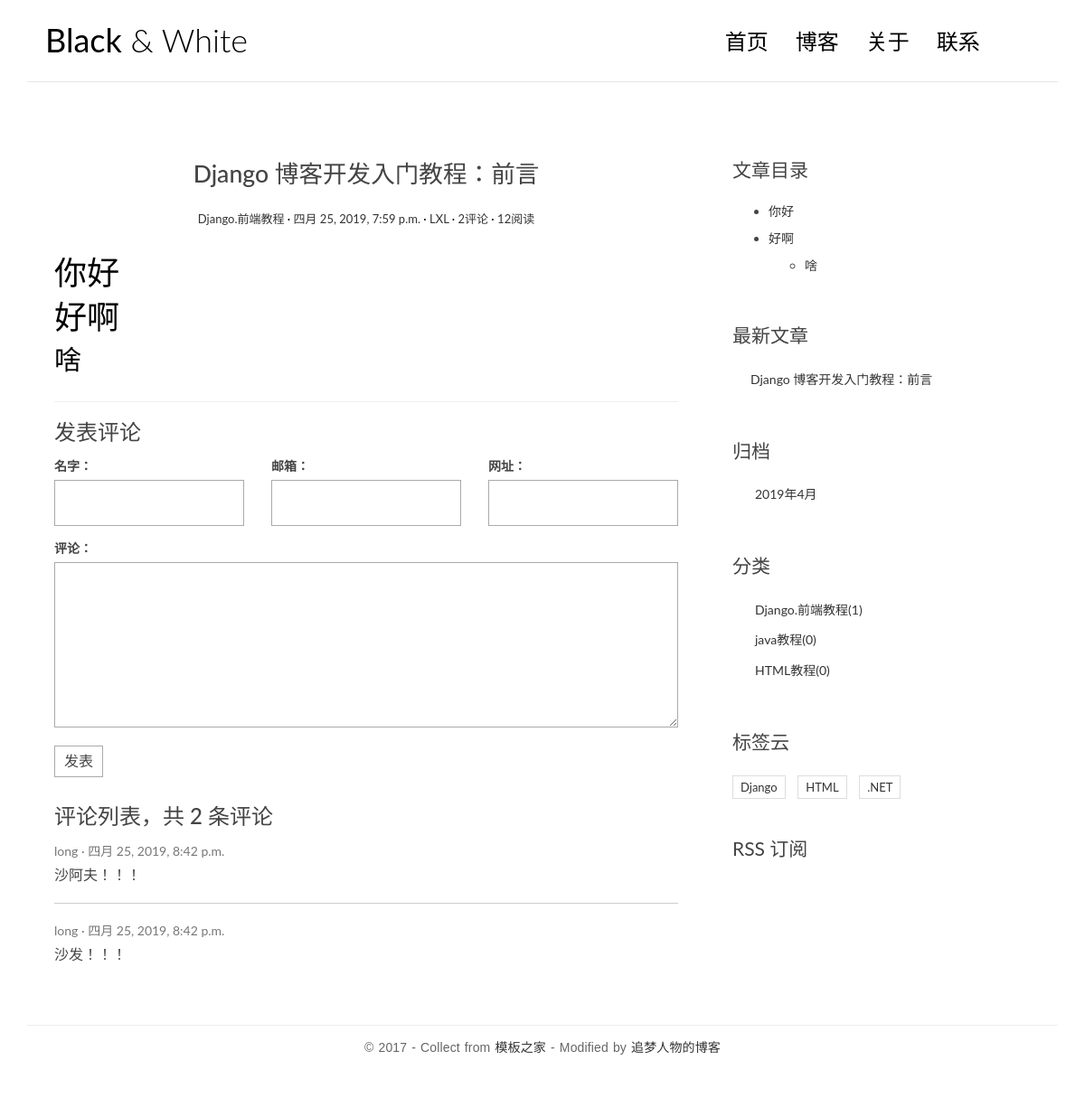
Page /blogstystem/single/1/ on the committed database.
### blogstystem/models.py (models this page shows, shortened)
class Article(models.Model):
    aname=models.CharField(max_length=90)  #名字
    acontent=models.TextField()  #内容
    atime=models.DateTimeField(auto_now_add=True)    #创建时间
    axtime=models.DateTimeField(auto_now_add=True)  #修改时间
    apageview=models.IntegerField(default=0) #阅读量
    alei=models.ForeignKey('Fei',on_delete=models.CASCADE)  #分类
    auser_id=models.ForeignKey('Users',on_delete=models.CASCADE)  #用户
    larticle_id = models.ManyToManyField(to='Ladel')  #标签云

class Fei(models.Model):
    fname=models.CharField(max_length=30)
    def __str__(self):
        return self.fname

class Users(models.Model):
    uname=models.CharField(max_length=21)
    upasswd = models.CharField(max_length=21)
    def __str__(self):
        return self.uname

class Comment(models.Model):
    crname=models.CharField(max_length=20)
    cemail=models.EmailField(blank=True)
    chttp=models.CharField(max_length=30)
    cname=models.TextField()
    ctime=models.DateTimeField(auto_now_add=True)  #时间
    carticle_id=models.ForeignKey('Article',on_delete=models.CASCADE)

class Ladel(models.Model):
    lname=models.CharField(max_length=60)

### blogstystem/views.py (the view)
# urls.py: url(r'^single/(\d+)/$',views.single,name='single'),
def single(request,id):
    wz=Article.objects.get(pk=id)
    wz.apageview+=1
    wz.save()
    md = markdown.Markdown(extensions=[
        'markdown.extensions.extra',
        'markdown.extensions.codehilite',
        'markdown.extensions.toc'
    ])
    wz.acontent= md.convert(wz.acontent)
    wz.toc = md.toc
    bq=wz.larticle_id.all()
    now_time = datetime.datetime.now()
    lei = Fei.objects.all()
    zxwz = Article.objects.order_by('-atime')[:3]
    gd = Article.objects.dates("atime", "month", order="DESC")[:3]
    return render(request,'demo1/single.html',{'wz':wz,'zxwz':zxwz,'lei':lei,'bq':bq,'ntime':now_time,'gd':gd})

### templates/demo1/single.html (shortened to what this page needs)
<!DOCTYPE html>
<html>
<head>
    <link rel="stylesheet" href="/static/css/bootstrap.min.css">
    <link rel="stylesheet" href="http://code.ionicframework.com/ionicons/2.0.1/css/ionicons.min.css">
    <link rel="stylesheet" href="/static/css/pace.css">
    <link rel="stylesheet" href="/static/css/custom.css">
</head>
<body id="single">
<div class="container">
    <header id="site-header">
        <div class="row">
            <div class="col-md-4 col-sm-5 col-xs-8">
                <div class="logo">
                    <h1><a href="index.html"><b>Black</b> &amp; White</a></h1>
                </div>
            </div>
            <div class="col-md-8 col-sm-7 col-xs-4">
                <nav class="main-nav" role="navigation">
                    <div class="collapse navbar-collapse" id="bs-example-navbar-collapse-1">
                        <ul class="nav navbar-nav navbar-right">
                            <li class="cl-effect-11"><a href="{% url 'blogstystem:index' %}" data-hover="首页">首页</a></li>
                            <li class="cl-effect-11"><a href="{% url 'blogstystem:fullw' %}" data-hover="博客">博客</a></li>
                            <li class="cl-effect-11"><a href="{% url 'blogstystem:about' %}" data-hover="关于">关于</a></li>
                            <li class="cl-effect-11"><a href="{% url 'blogstystem:contact' %}" data-hover="联系">联系</a></li>
                        </ul>
                    </div>
                </nav>
            </div>
        </div>
    </header>
</div>
<div class="content-body">
    <div class="container">
        <div class="row">
            <main class="col-md-8">
                <article class="post post-1">
                    <header class="entry-header">
                        <h1 class="entry-title">{{wz.aname}}</h1>
                        <div class="entry-meta">
                            <span class="post-category"><a href="#">{{wz.alei}}</a></span>
                            <span class="post-date"><a href="#"><time class="entry-date"
                                                                      datetime="2012-11-09T23:15:57+00:00">{{wz.atime}}</time></a></span>
                            <span class="post-author"><a href="#">{{wz.auser_id}}</a></span>
                            <span class="comments-link"><a href="#">{{wz.comment_set.all|length }}评论</a></span>
                            <span class="views-count"><a href="#">{{wz.apageview}}阅读</a></span>
                        </div>
                    </header>
                    <div class="entry-content clearfix">
                        {{wz.acontent|safe}}
                    </div>
                </article>
                <section class="comment-area" id="comment-area">
                    <hr>
                    <h3>发表评论</h3>
                    <form action="{% url 'blogstystem:comment' wz.id %}" method="post" class="comment-form">
                        <div class="row">
                            <div class="col-md-4">
                                <label for="id_name">名字：</label>
                                <input type="text" id="id_name" name="name" required>
                            </div>
                            <div class="col-md-4">
                                <label for="id_email">邮箱：</label>
                                <input type="email" id="id_email" name="email" required>
                            </div>
                            <div class="col-md-4">
                                <label for="id_url">网址：</label>
                                <input type="text" id="id_url" name="url">
                            </div>
                            <div class="col-md-12">
                                <label for="id_comment">评论：</label>
                                <textarea name="comment" id="id_comment" required></textarea>
                                <button type="submit" class="comment-btn">发表</button>
                            </div>
                        </div>
                    </form>
                    <div class="comment-list-panel">
                        <h3>评论列表，共 <span>{{wz.comment_set.all|length }}</span> 条评论</h3>
                        <ul class="comment-list list-unstyled">
                            {% for i in wz.comment_set.all %}
                            <li class="comment-item">
                                <span class="nickname">{{i.crname}}</span>
                                <time class="submit-date" datetime="2012-11-09T23:15:57+00:00">{{i.ctime}}</time>
                                <div class="text">
                                    {{i.cname}}
                                </div>
                            </li>
                            {%empty%}
                                暂时还未有人评论！！！！！！
                            {% endfor %}
                        </ul>
                    </div>
                </section>
            </main>
            <aside class="col-md-4">
                <div class="widget widget-content">
                    <h3 class="widget-title">文章目录</h3>
                        {{wz.toc|safe}}
                </div>
                <div class="widget widget-recent-posts">
                    <h3 class="widget-title">最新文章</h3>
                    <ul>
                        {% for i in zxwz %}
                            <li>
                                <a href="{% url 'blogstystem:single' i.id %}">{{i.aname}}</a>
                            </li>
                        {% endfor %}
                    </ul>
                </div>
                <div class="widget widget-archives">
                    <h3 class="widget-title">归档</h3>
                    <ul>
                        {% for i in gd %}
                        <li>
                            <a href="{% url 'blogstystem:gd' i.year i.month %}">{{i.year}}年{{i.month}}月</a>
                        </li>
                        {% empty %}
                            <li>暂时没发表过文章</li>
                        {% endfor %}
                    </ul>
                </div>
                <div class="widget widget-category">
                    <h3 class="widget-title">分类</h3>
                    <ul>
                        {% for i in lei %}
                            <li>
                                <a href="{% url 'blogstystem:leibie' i.id %}">{{i.fname}}<span class="post-count">({{i.article_set.all|length}})</span></a>
                            </li>
                        {% endfor %}
                    </ul>
                </div>
                <div class="widget widget-tag-cloud">
                    <h3 class="widget-title">标签云</h3>
                    <ul>
                        {% for i in bq %}
                            <li>
                                <a href="{% url 'blogstystem:bqian' i.id %}">{{i.lname}}</a>
                            </li>
                        {% endfor %}
                    </ul>
                </div>
                <div class="rss">
                    <a href=""> RSS 订阅</a>
                </div>
            </aside>
        </div>
    </div>
</div>
<footer id="site-footer">
    <div class="container">
        <div class="row">
            <div class="col-md-12">
                <p class="copyright">&copy 2017 - Collect from <a href="http://www.cssmoban.com/"
                                                                  target="_blank" title="模板之家">模板之家</a>
                    - Modified by <a href="http://zmrenwu.com/" title="网页模板" target="_blank">追梦人物的博客</a>
                </p>
            </div>
        </div>
    </div>
</footer>
</body>
</html>

### static/css/custom.css (style rules this page uses)
* { outline: none; }
h1, h2, h3, h4, h5, h6 { margin-top: 0; }
b { font-weight: 400; }
a { color: #333; }
body { color: #444; font-family: 'Lato', sans-serif; }
p { font-family: 'Ubuntu', sans-serif; font-weight: 400; word-spacing: 1px; letter-spacing: 0.01em; }
#single p, #page p { margin-bottom: 25px; }
#site-header { background-color: #FFF; padding: 25px 20px; margin-bottom: 40px; border-bottom: 1px solid #e7e7e7; }
.logo h1 a { color: #000; }
.logo h1 { margin: 0; font-family: 'Lato', sans-serif; font-weight: 300; }
.main-nav { margin-top: 11px; max-width: 95%; }
.main-nav a { color: #000000 !important; padding: 0 0 5px 0 !important; margin-right: 30px; font-family: 'Lato', sans-serif; font-weight: 300; font-size: 24px; }
.cl-effect-11 a { padding: 10px 0; color: #0972b4; text-shadow: none; }
.cl-effect-11 a::before { position: absolute; top: 0; left: 0; overflow: hidden; padding: 0 0 5px 0 !important; max-width: 0; border-bottom: 1px solid #000; color: #000; content: attr(data-hover); white-space: nowrap; -webkit-transition: max-width 0.5s; -moz-transition: max-width 0.5s; transition: max-width 0.5s; }
.content-body { padding-bottom: 4em; }
.post { background: #fff; padding: 30px 30px 0; }
.entry-title { text-align: center; font-size: 1.9em; margin-bottom: 20px; line-height: 1.6; padding: 10px 20px 0; }
.entry-meta { text-align: center; color: #DDDDDD; font-size: 13px; margin-bottom: 30px; }
.entry-content { font-size: 18px; line-height: 1.9; font-weight: 300; color: #000; }
.post-category::after, .post-date::after, .post-author::after, .comments-link::after { content: ' ·'; color: #000; }
.widget { background: #fff; padding: 30px 0 0; }
.widget-title { font-size: 1.5em; margin-bottom: 20px; line-height: 1.6; padding: 10px 0 0; font-weight: 400; }
.widget-recent-posts ul { padding: 0; margin: 0; padding-left: 20px; }
.widget-recent-posts ul li { list-style-type: none; position: relative; line-height: 170%; margin-bottom: 10px; }
.widget-recent-posts ul li::before { content: '\f3d3'; font-family: "Ionicons"; position: absolute; left: -17px; top: 3px; font-size: 16px; color: #000; }
.widget-archives ul { padding: 0; margin: 0; padding-left: 25px; }
.widget-archives ul li { list-style-type: none; position: relative; line-height: 170%; margin-bottom: 10px; }
.widget-archives ul li::before { content: '\f3f3'; font-family: "Ionicons"; position: absolute; left: -25px; top: 1px; font-size: 16px; color: #000; }
.widget-category ul { padding: 0; margin: 0; padding-left: 25px; }
.widget-category ul li { list-style-type: none; position: relative; line-height: 170%; margin-bottom: 10px; }
.widget-category ul li::before { content: '\f3fe'; font-family: "Ionicons"; position: absolute; left: -25px; top: 1px; font-size: 18px; color: #000; }
.widget-tag-cloud ul { padding: 0; margin: 0; margin-right: -10px; }
.widget-tag-cloud ul li { list-style-type: none; font-size: 13px; display: inline-block; margin-right: 10px; margin-bottom: 10px; padding: 3px 8px; border: 1px solid #ddd; }
.widget-content ul ul { margin-top: 10px; }
.widget-content ul li { margin-bottom: 10px; }
.rss { font-size: 21px; margin-top: 30px; }
.rss a { color: #444; }
#site-footer { padding-top: 10px; padding: 0 0 1.5em 0; }
.copyright { text-align: center; padding-top: 1em; margin: 0; border-top: 1px solid #eee; color: #666; }
.contact-form input, .comment-form input { border: 1px solid #aaa; margin-bottom: 15px; width: 100%; padding: 15px 15px; font-size: 16px; line-height: 100%; transition: 0.4s border-color linear; }
.contact-form textarea, .comment-form textarea { border: 1px solid #aaa; margin-bottom: 15px; width: 100%; padding: 15px 15px; font-size: 16px; line-height: 20px !important; min-height: 183px; transition: 0.4s border-color linear; }
.comment-area { padding: 0 30px 0; }
.comment-form { margin-top: 15px; }
.comment-form .comment-btn { background-color: #fff; border: 1px solid #aaa; font-size: 16px; padding: 5px 10px; }
.comment-list-panel { margin-top: 30px; }
.comment-list { margin-top: 15px; }
.comment-item:not(:last-child) { border-bottom: 1px #ccc solid; margin-bottom: 20px; padding-bottom: 20px; }
.comment-item .nickname, .comment-item .submit-date { color: #777; font-size: 14px; }
.comment-item .nickname:after { content: ' ·'; }
.comment-item .text { padding-top: 5px; font-size: 16px; }

### rows in the picture
Article: aname "Django 博客开发入门教程：前言", alei "Django.前端教程", atime "四月 25, 2019, 7:59 p.m.", auser_id "LXL", comment_set.all|length "2", apageview "12", acontent "你好 好啊 啥", toc "你好 好啊 啥"
Comment: crname "long", ctime "四月 25, 2019, 8:42 p.m.", cname "沙阿夫！！！"
Comment: crname "long", ctime "四月 25, 2019, 8:42 p.m.", cname "沙发！！！"
Fei: fname "Django.前端教程", article_set.all|length "1"
Fei: fname "java教程", article_set.all|length "0"
Fei: fname "HTML教程", article_set.all|length "0"
Ladel: lname "Django"
Ladel: lname "HTML"
Ladel: lname ".NET"

### other values in the picture
{{ i.year }} "2019"
{{ i.month }} "4"
